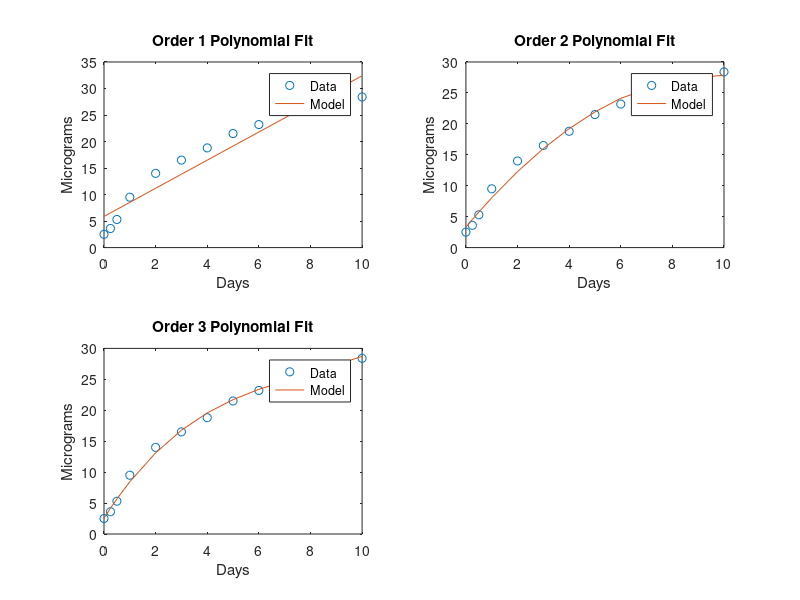
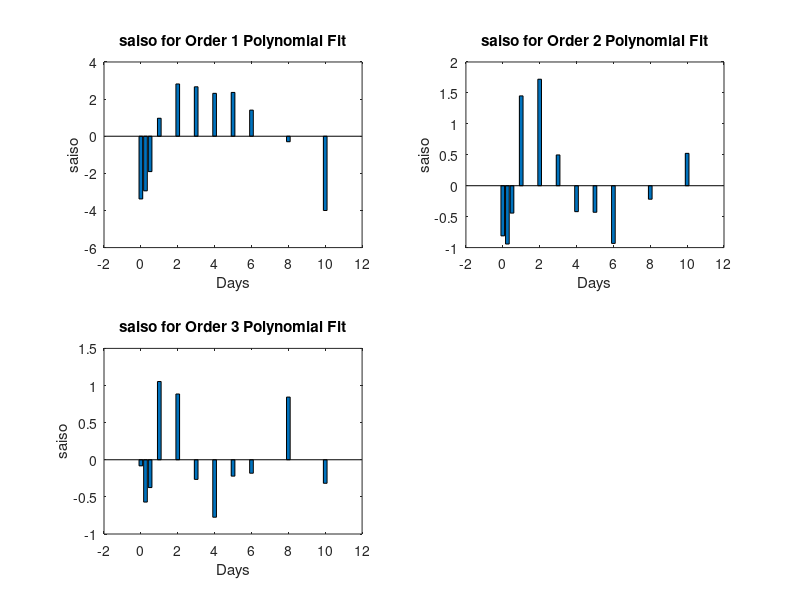
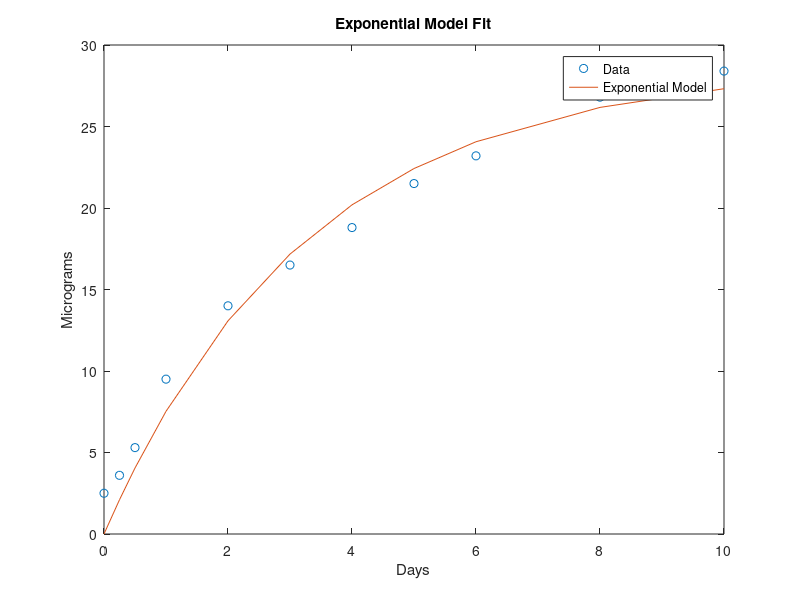
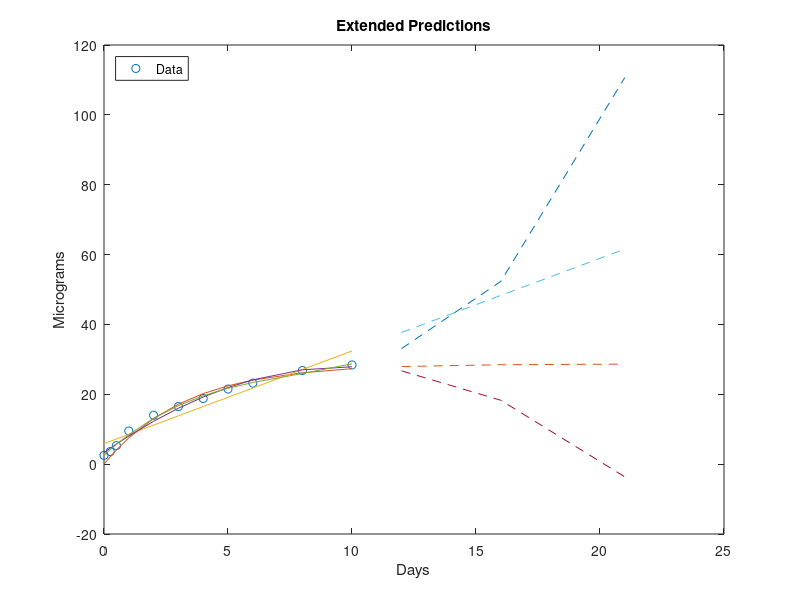

Reproduce these figures in MATLAB, in order.
% Given data
days = [0, 0.25, 0.5, 1, 2, 3, 4, 5, 6, 8, 10];
micrograms = [2.5, 3.6, 5.3, 9.5, 14.0, 16.5, 18.8, 21.5, 23.2, 26.8, 28.4];
extended_days = [12, 16, 21];
extended_micrograms = [28.4, 28.5, 29.5];

% Hàm hợp dữ liệu của phương trình hàm đa thức với số bậc
function [heso_m, hangso_b, saiso, tongbinhphuong] = fit_polynomial(days, micrograms, order)
    heso_m = polyfit(days, micrograms, order);
    hangso_b = polyval(heso_m, days);
    saiso = micrograms - hangso_b;
    tongbinhphuong = sum(saiso.^2);
end

% Hàm hợp dữ liệu của phương trình hàm mũ
function [thamso_C, hangso_b] = fit_exponential(days, micrograms, initial_guess)
    objective_function = @(params) sum((micrograms - (params(1) * (1 - exp(-params(2) * days)))).^2);
    thamso_C = fminsearch(objective_function, initial_guess);
    hangso_b = thamso_C(1) * (1 - exp(-thamso_C(2) * days));
end

% Hợp dữ liệu với bậc từ 1-3 của phương trình đa thức
orders = 1:3;
heso_m_list = cell(1, numel(orders));
hangso_b_list = cell(1, numel(orders));
saiso_list = cell(1, numel(orders));
tongbinhphuong_list = zeros(1, numel(orders));

figure;
% Bài 1
for i = 1:numel(orders)
    [heso_m_list{i}, hangso_b_list{i}, saiso_list{i}, tongbinhphuong_list(i)] = fit_polynomial(days, micrograms, orders(i));
    subplot(2, 2, i);
    plot(days, micrograms, 'o', days, hangso_b_list{i});
    title(['Order ', num2str(orders(i)), ' Polynomial Fit']);
    xlabel('Days');
    ylabel('Micrograms');
    legend('Data', 'Model');
end
% Bài 2
% Vẽ sơ đồ saiso cho từng bậc của phương trình đa thức từ 1-3
figure;
for i = 1:numel(orders)
    subplot(2, 2, i);
    bar(days, saiso_list{i});
    title(['saiso for Order ', num2str(orders(i)), ' Polynomial Fit']);
    xlabel('Days');
    ylabel('saiso');
end

% Hợp dữ liệu với phương trình hàm mũ
initial_guess = [10, 2];
[exponential_thamso_C, exponential_hangso_b] = fit_exponential(days, micrograms, initial_guess);

% Vẽ phương trình hàm mũ  với dữ liệu đã cho
figure;
plot(days, micrograms, 'o', days, exponential_hangso_b);
title('Exponential Model Fit');
xlabel('Days');
ylabel('Micrograms');
legend('Data', 'Exponential Model');

% Tính saiso cho phương trình hàm mũ
exponential_saiso = micrograms - exponential_hangso_b;
exponential_tongbinhphuong = sum(exponential_saiso.^2);

% Dự đoán các giá trị của những ngày tiếp theo từ bậc 1-3 của phương trình đa thức với phương trình hàm mũ
extended_hangso_b_list = cell(1, numel(orders));
for i = 1:numel(orders)
    extended_hangso_b_list{i} = polyval(heso_m_list{i}, extended_days);
end
extended_exponential_hangso_b = exponential_thamso_C(1) * (1 - exp(-exponential_thamso_C(2) * extended_days));

% Vẽ tất cả các dự đoán từ bậc 1-3 của pt đa thức với pt hàm mũ từ ngày 10-21
figure;
plot(days, micrograms, 'o', days, exponential_hangso_b, 'DisplayName', 'Exponential Model');
hold on;
for i = 1:numel(orders)
    plot(days, hangso_b_list{i}, 'DisplayName', ['Order ', num2str(orders(i)), ' Polynomial']);
end
for i = 1:numel(orders)
    plot(extended_days, extended_hangso_b_list{i}, '--', 'DisplayName', ['Extended Order ', num2str(orders(i)), ' Polynomial']);
end
plot(extended_days, extended_exponential_hangso_b, '--', 'DisplayName', 'Extended Exponential Model');
hold off;
title('Extended Predictions');
xlabel('Days');
ylabel('Micrograms');
legend('Data', 'Location', 'northwest');

